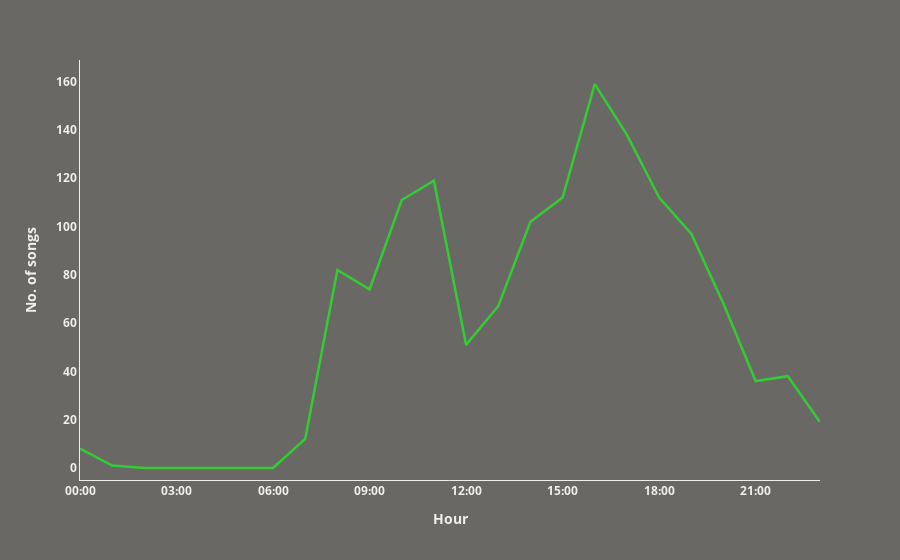

Here is the notebook cell this chart was saved with:
### Code cell
LGREY = "#f0efed"
LIMEGREEN = "#32cd32"
DGREY = "#696865"
max_val = x['No. of songs'].max()

# Build the line plot
fig = px.line(
    data_frame = x,
    x=x["Hour"], 
    y=x["No. of songs"],
    labels={"x": "Hour", "y": "No. of songs"},
)

# Style the trace
fig.update_traces(line=dict(color=LIMEGREEN, width=2.5))

# Format the layout to match your matplotlib look
fig.update_layout(
    paper_bgcolor=DGREY,   # figure background
    plot_bgcolor=DGREY,    # axes background
    font=dict(color=LGREY),    # text color
    xaxis=dict(
        showline=True, 
        showgrid=False,
        zeroline=False,
        linecolor=LGREY,
        tickvals=np.arange(0, 24, 3),
        ticktext=[f"{h:02d}:00" for h in np.arange(0, 24, 3)],
        tickfont=dict(color=LGREY,weight='bold'),
        title=dict(text="Hour", font=dict(color=LGREY,weight='bold'))
    ),
    yaxis=dict(
        showline=True, 
        showgrid=False,
        zeroline=False,
        linecolor=LGREY,
        tickfont=dict(color=LGREY,weight='bold'),
        title=dict(text="No. of songs", font=dict(color=LGREY,weight='bold')),
        range = [-5,max_val+10]
    )
)

### Figure 1 — Plotly figure (JSON) as saved in the notebook; plotly's stock layout.template omitted (floating-point values rounded to 4 significant figures)
{"data": [{"hovertemplate": "Hour=%{x}<br>No. of songs=%{y}<extra></extra>", "legendgroup": "", "line": {"color": "#32cd32", "dash": "solid", "width": 2.5}, "marker": {"symbol": "circle"}, "mode": "lines", "name": "", "orientation": "v", "showlegend": false, "type": "scatter", "x": ["00:00", "01:00", "02:00", "03:00", "04:00", "05:00", "06:00", "07:00", "08:00", "09:00", "10:00", "11:00", "12:00", "13:00", "14:00", "15:00", "16:00", "17:00", "18:00", "19:00", "20:00", "21:00", "22:00", "23:00"], "xaxis": "x", "y": [8, 1, 0, 0, 0, 0, 0, 12, 82, 74, 111, 119, 51, 67, 102, 112, 159, 138, 112, 97, 68, 36, 38, 19], "yaxis": "y"}], "layout": {"font": {"color": "#f0efed"}, "legend": {"tracegroupgap": 0}, "margin": {"t": 60}, "paper_bgcolor": "#696865", "plot_bgcolor": "#696865", "xaxis": {"anchor": "y", "domain": [0, 1], "linecolor": "#f0efed", "showgrid": false, "showline": true, "tickfont": {"color": "#f0efed", "weight": "bold"}, "ticktext": ["00:00", "03:00", "06:00", "09:00", "12:00", "15:00", "18:00", "21:00"], "tickvals": [0, 3, 6, 9, 12, 15, 18, 21], "title": {"font": {"color": "#f0efed", "weight": "bold"}, "text": "Hour"}, "zeroline": false}, "yaxis": {"anchor": "x", "domain": [0, 1], "linecolor": "#f0efed", "range": [-5, 169], "showgrid": false, "showline": true, "tickfont": {"color": "#f0efed", "weight": "bold"}, "title": {"font": {"color": "#f0efed", "weight": "bold"}, "text": "No. of songs"}, "zeroline": false}}}
